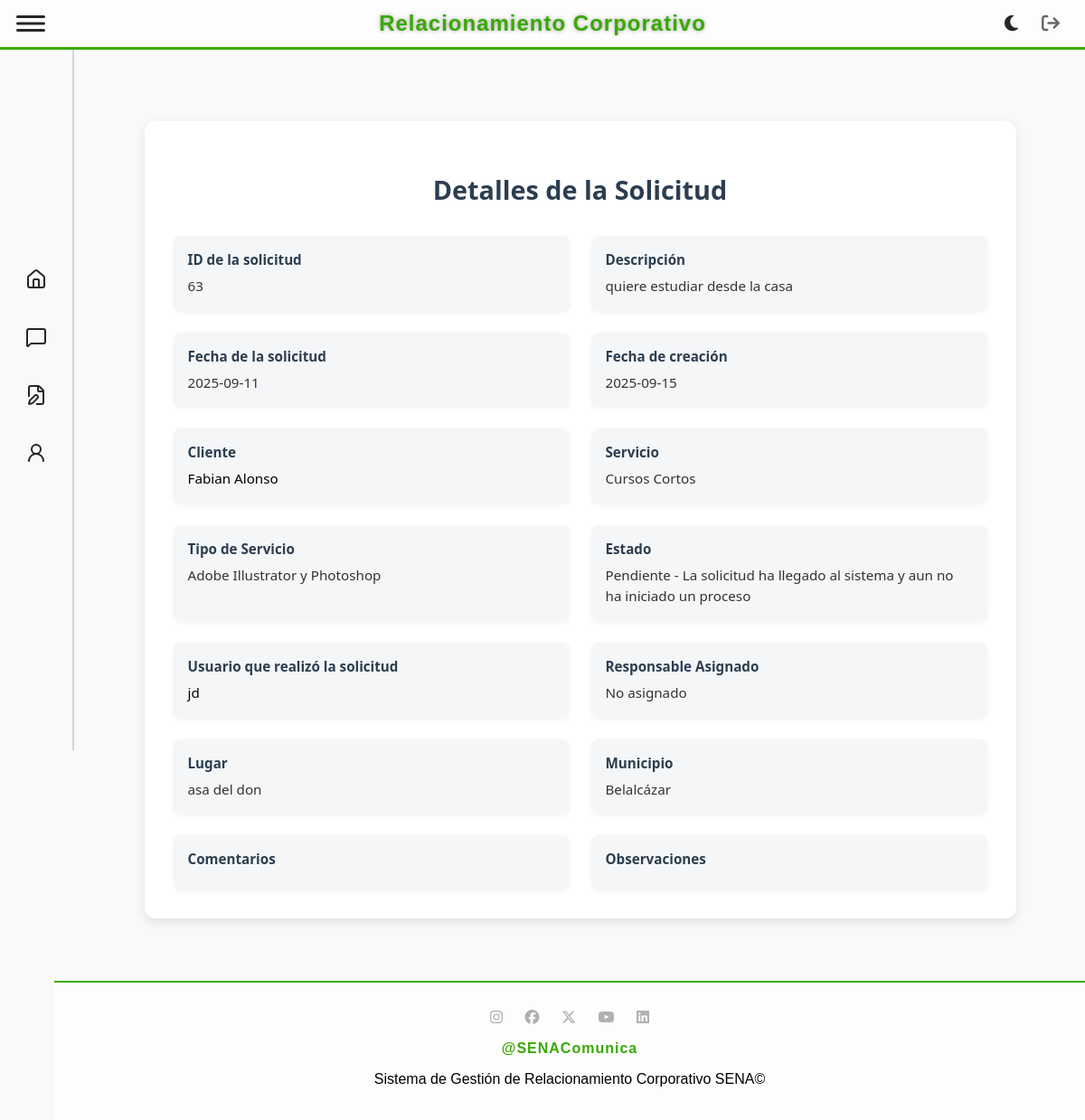
The app's page /solicitud/view/63 (signed in), older data.
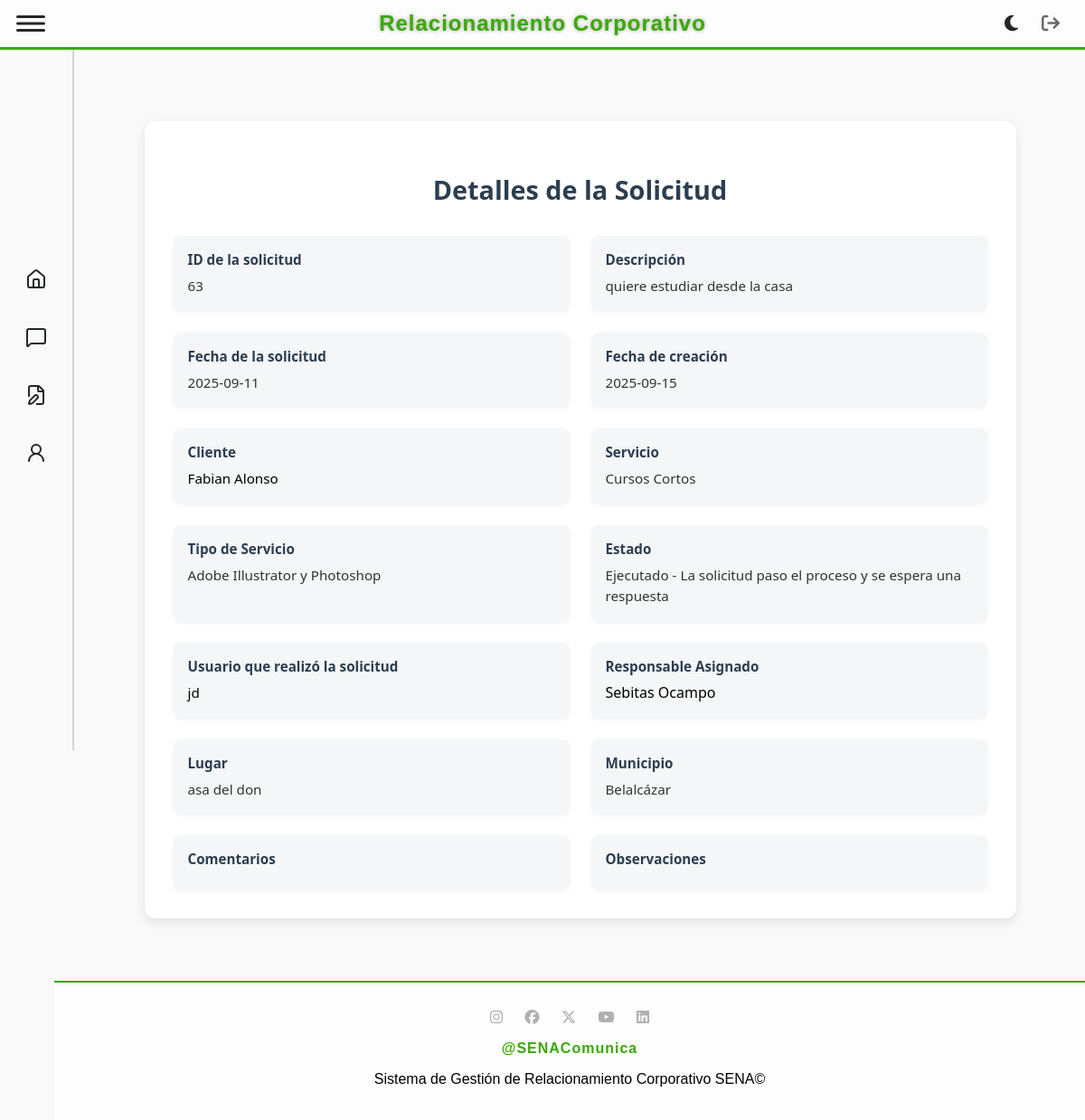
The same page, newer data.
### tables this page shows
CREATE TABLE `solicitud` (
  `idSolicitud` int(11) NOT NULL,
  `FechaEvento` date DEFAULT NULL,
  `FechaCreacion` date NOT NULL,
  `Lugar` varchar(80) DEFAULT NULL,
  `Municipio` varchar(50) NOT NULL,
  `Observaciones` text DEFAULT NULL,
  `Comentarios` text DEFAULT NULL,
  `MedioSolicitud` varchar(50) DEFAULT NULL,
  `DescripcionNecesidad` varchar(100) DEFAULT NULL,
  `FKusuario` int(11) NOT NULL,
  `FKtipoEvento` int(11) NOT NULL,
  `FKestado` int(11) NOT NULL,
  `FKcliente` int(11) NOT NULL,
  `FKtipoServicio` int(11) NOT NULL,
  `Asignacion` int(11) DEFAULT NULL,
  `Archivado` tinyint(1) DEFAULT 0
);

CREATE TABLE `estado` (
  `idEstado` int(11) NOT NULL,
  `Estado` varchar(45) NOT NULL,
  `Descripcion` varchar(100) NOT NULL,
  `Color` varchar(7) NOT NULL DEFAULT '#4361ee'
);

CREATE TABLE `cliente` (
  `idCliente` int(11) NOT NULL,
  `DocumentoCliente` varchar(20) NOT NULL,
  `NombreCliente` varchar(100) NOT NULL,
  `CorreoCliente` varchar(100) NOT NULL,
  `TelefonoCliente` varchar(10) NOT NULL
);

CREATE TABLE `servicio` (
  `idServicio` int(11) NOT NULL,
  `Servicio` varchar(100) NOT NULL,
  `Color` varchar(7) NOT NULL
);

CREATE TABLE `tiposervicio` (
  `idTipoServicio` int(11) NOT NULL,
  `TipoServicio` varchar(100) NOT NULL,
  `FKidServicio` int(11) NOT NULL
);

CREATE TABLE `usuario` (
  `idUsuario` int(11) NOT NULL,
  `DocumentoUsuario` varchar(20) NOT NULL,
  `NombreUsuario` varchar(100) NOT NULL,
  `CorreoUsuario` varchar(100) NOT NULL,
  `TelefonoUsuario` varchar(10) NOT NULL,
  `ContraseñaUsuario` varchar(255) NOT NULL,
  `FKidRol` int(11) NOT NULL
);

### app/controllers/baseController.php (called while the page is built, shortened)
<?php
class BaseController
{
    public $layout = "default";
    public function render(string $view, array $arrayData = null)
    {
        $layout = MAIN_APP_ROUTE . "../views/layouts/{$this->layout}.php";
        include_once $layout;
    }
}

### app/controllers/solicitudController.php (called while the page is built, shortened)
<?php
require_once "baseController.php";
require_once MAIN_APP_ROUTE . "../models/SolicitudModel.php";
class SolicitudController extends BaseController
{
    public function viewSolicitud($id)
    {
        $solicitudObj = new SolicitudModel();
        $solicitudInfo = $solicitudObj->getSolicitud($id);
        $data = [
            "solicitud" => $solicitudInfo,
            "titulo" => "Ver solicitud #" . $id
        ];
        $this->render("solicitud/viewOne.php", $data);
    }
}

### app/models/BaseModel.php (called while the page is built, shortened)
<?php
abstract class BaseModel {
    public function __construct() {
        try {
            $options = [
                PDO::ATTR_ERRMODE => PDO::ERRMODE_EXCEPTION,
                PDO::ATTR_DEFAULT_FETCH_MODE => PDO::FETCH_OBJ
            ];
            $dsn = DRIVER.':host='.HOST.';dbname='.DATABASE;
            $this->dbConnection = new PDO($dsn, USERNAME_DB, PASSWORD_DB, $options);
        } catch (PDOException $ex) {
            echo 'Error en la conexión: '.$ex->getMessage();
            exit;
        }
    }
}

### app/models/solicitudModel.php (called while the page is built, shortened)
<?php
require_once MAIN_APP_ROUTE . "../models/BaseModel.php";
class SolicitudModel extends BaseModel
{
    public function __construct(
        ?int $idSolicitud = null,
        ?string $Descripcion = null,
        ?string $FechaSolicitud = null,
        ?int $IdCliente = null,
        ?int $IdServicio = null,
        ?int $IdEstado = null
    ) {
        $this->table = "solicitud";
    }
    public function getSolicitud($id)
    {
        try {
            $sql = "SELECT s.*,
                       c.idCliente,
                       c.NombreCliente,
                       c.CorreoCliente,
                       c.TelefonoCliente,
                       c.DocumentoCliente,
                       ts.TipoServicio,
                       sv.Servicio,
                       e.Estado,
                       e.Descripcion as EstadoDescripcion,
                       u.NombreUsuario,
                       ua.NombreUsuario AS NombreUsuarioAsignado  -- Agrega esta línea
                FROM {$this->table} s
                JOIN cliente c ON s.FKcliente = c.idCliente
                JOIN tiposervicio ts ON s.FKtipoServicio = ts.idTipoServicio
                JOIN servicio sv ON ts.FKidServicio = sv.idServicio
                JOIN estado e ON s.FKestado = e.idEstado
                JOIN usuario u ON s.FKusuario = u.idUsuario
                LEFT JOIN usuario ua ON s.Asignacion = ua.idUsuario  -- Agrega esta línea
                WHERE s.idSolicitud = :id";
            $statement = $this->dbConnection->prepare($sql);
            $statement->bindParam(":id", $id, PDO::PARAM_INT);
            $statement->execute();
            return $statement->fetch(PDO::FETCH_OBJ);
        } catch (PDOException $ex) {
            throw new PDOException("Error al obtener la solicitud: " . $ex->getMessage());
        }
    }
}

### app/views/solicitud/viewOne.php (the view, shortened to what the changed rows need)
<div class="data-container">
    <h2 class="form-title">Detalles de la Solicitud</h2>
    <?php
    if ($solicitud && is_object($solicitud)) {
        echo  "
                <div class='record-details'>
                <div class='detail-group'>
                    <label>ID de la solicitud</label>
                    <span>{$solicitud->idSolicitud}</span>
                </div>
                <div class='detail-group'>
                    <label>Descripción</label>
                    <span>{$solicitud->DescripcionNecesidad}</span>
                </div>
                <div class='detail-group'>
                    <label>Fecha de la solicitud</label>
                    <span>{$solicitud->FechaEvento}</span>
                </div>
                <div class='detail-group'>
                    <label>Fecha de creación</label>
                    <span>{$solicitud->FechaCreacion}</span>
                </div>
                <div class='detail-group'>
                    <label>Cliente</label>
                    <span><a href='#' onclick='mostrarClienteModal({$solicitud->idCliente}); return false;' style='color:#000;text-decoration:none;cursor:pointer'>{$solicitud->NombreCliente}</a></span>
                </div>
                <div class='detail-group'>
                    <label>Servicio</label>
                    <span>{$solicitud->Servicio}</span>
                </div>
                <div class='detail-group'>
                    <label>Tipo de Servicio</label>
                    <span>" . htmlspecialchars($solicitud->TipoServicio) . "</span>
                </div>
                <div class='detail-group'>
                    <label>Estado</label>
                    <span>{$solicitud->Estado} - {$solicitud->EstadoDescripcion}</span>
                </div>
                <div class='detail-group'>
                    <label>Usuario que realizó la solicitud</label>
                    <span><a href='/usuario/view/{$solicitud->FKusuario}' style='color:#000;text-decoration:none;cursor:pointer'>" . htmlspecialchars($solicitud->NombreUsuario) . "</a></span>
                </div>
                <div class='detail-group'>
                    <label>Responsable Asignado</label>
                    ";
                    if (!empty($solicitud->Asignacion) && !empty($solicitud->NombreUsuarioAsignado)) {
                        echo "<a href='/usuario/view/{$solicitud->Asignacion}' style='color:#000;text-decoration:none;cursor:pointer'>" . htmlspecialchars($solicitud->NombreUsuarioAsignado) . "</a>";
                    } else {
                        echo "<span>No asignado</span>";
                    }
                echo "
                </div>
                <div class='detail-group'>
                    <label>Lugar</label>
                    <span>" . htmlspecialchars($solicitud->Lugar ?? '') . "</span>
                </div>
                <div class='detail-group'>
                    <label>Municipio</label>
                    <span>" . htmlspecialchars($solicitud->Municipio ?? '') . "</span>
                </div>
                <div class='detail-group'>
                    <label>Comentarios</label>
                    <span>" . htmlspecialchars($solicitud->Comentarios ?? '') . "</span>
                </div>
                <div class='detail-group'>
                    <label>Observaciones</label>
                    <span>" . htmlspecialchars($solicitud->Observaciones ?? '') . "</span>
                </div>
              </div>";
    }
    ?>
</div>

Row changes from the older to the newer data that the page shows:
changed solicitud "quiere estudiar desde la casa": FKestado.Estado "Pendiente" → "Ejecutado"; FKestado.Descripcion "La solicitud ha llegado al sistema y aun no ha iniciado un proceso" → "La solicitud paso el proceso y se espera una respuesta"; Asignacion empty → 8 (drawn); usuario.NombreUsuario (not shown) → "Sebitas Ocampo"
Text that changed along with them:
text no longer shown: "No asignado"
